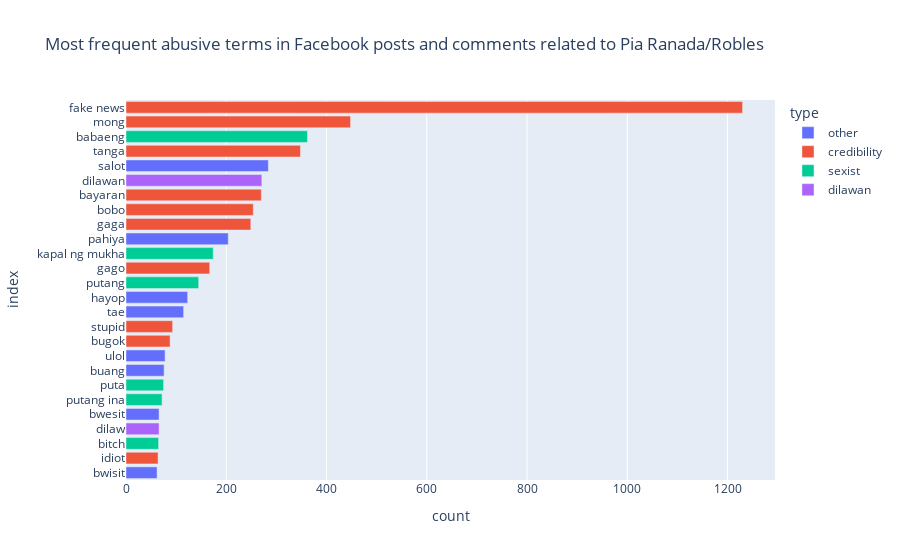

Source (notebook cell):
### Code cell
import plotly.express as px

fig=px.bar(df, x='count',y=df.index, color='type', orientation='h', title = "Most frequent abusive terms in Facebook posts and comments related to Pia Ranada/Robles")
fig.update_layout( yaxis={'categoryorder':'array', 'categoryarray':df.index, 'nticks': 26})
fig.show()

### Figure 1 — Plotly figure (JSON) as saved in the notebook; plotly's stock layout.template omitted (floating-point values rounded to 4 significant figures)
{"data": [{"alignmentgroup": "True", "hovertemplate": "type=other<br>count=%{x}<br>index=%{y}<extra></extra>", "legendgroup": "other", "marker": {"color": "#636efa", "pattern": {"shape": ""}}, "name": "other", "offsetgroup": "other", "orientation": "h", "showlegend": true, "textposition": "auto", "type": "bar", "x": [62, 66, 76, 78, 115, 123, 204, 284], "xaxis": "x", "y": ["bwisit", "bwesit", "buang", "ulol", "tae", "hayop", "pahiya", "salot"], "yaxis": "y"}, {"alignmentgroup": "True", "hovertemplate": "type=credibility<br>count=%{x}<br>index=%{y}<extra></extra>", "legendgroup": "credibility", "marker": {"color": "#EF553B", "pattern": {"shape": ""}}, "name": "credibility", "offsetgroup": "credibility", "orientation": "h", "showlegend": true, "textposition": "auto", "type": "bar", "x": [64, 88, 93, 167, 249, 254, 270, 348, 448, 1230], "xaxis": "x", "y": ["idiot", "bugok", "stupid", "gago", "gaga", "bobo", "bayaran", "tanga", "mong", "fake news"], "yaxis": "y"}, {"alignmentgroup": "True", "hovertemplate": "type=sexist<br>count=%{x}<br>index=%{y}<extra></extra>", "legendgroup": "sexist", "marker": {"color": "#00cc96", "pattern": {"shape": ""}}, "name": "sexist", "offsetgroup": "sexist", "orientation": "h", "showlegend": true, "textposition": "auto", "type": "bar", "x": [65, 72, 75, 145, 174, 362], "xaxis": "x", "y": ["bitch", "putang ina", "puta", "putang", "kapal ng mukha", "babaeng"], "yaxis": "y"}, {"alignmentgroup": "True", "hovertemplate": "type=dilawan<br>count=%{x}<br>index=%{y}<extra></extra>", "legendgroup": "dilawan", "marker": {"color": "#ab63fa", "pattern": {"shape": ""}}, "name": "dilawan", "offsetgroup": "dilawan", "orientation": "h", "showlegend": true, "textposition": "auto", "type": "bar", "x": [66, 271], "xaxis": "x", "y": ["dilaw", "dilawan"], "yaxis": "y"}], "layout": {"barmode": "relative", "legend": {"title": {"text": "type"}, "tracegroupgap": 0}, "title": {"text": "Most frequent abusive terms in Facebook posts and comments related to Pia Ranada/Robles"}, "xaxis": {"anchor": "y", "domain": [0, 1], "title": {"text": "count"}}, "yaxis": {"anchor": "x", "categoryarray": ["bwisit", "idiot", "bitch", "dilaw", "bwesit", "putang ina", "puta", "buang", "ulol", "bugok", "stupid", "tae", "hayop", "putang", "gago", "kapal ng mukha", "pahiya", "gaga", "bobo", "bayaran", "dilawan", "salot", "tanga", "babaeng", "mong", "fake news"], "categoryorder": "array", "domain": [0, 1], "nticks": 26, "title": {"text": "index"}}}}
